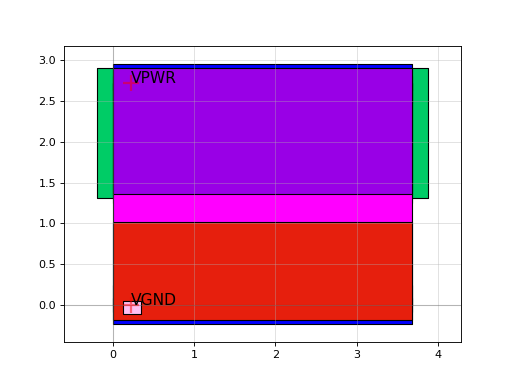

The Python source for this figure:
import sky130

c = sky130.components.sky130_fd_sc_hd__fill_8()
c.plot()
